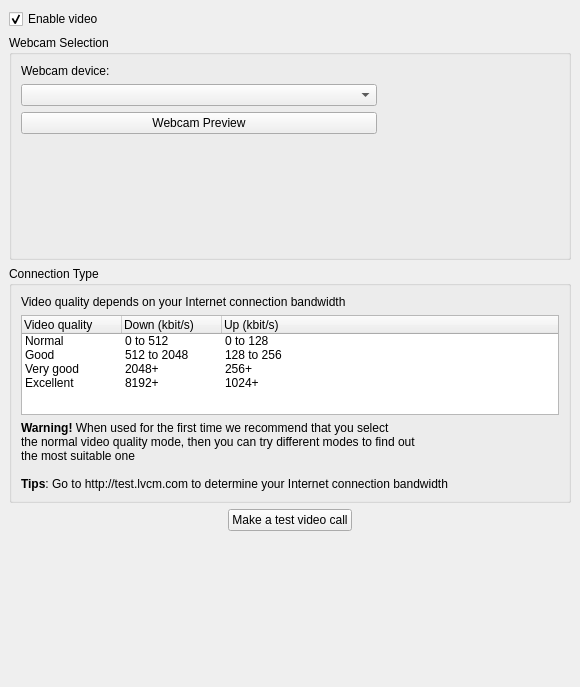
<ui version="4.0" >
 <author></author>
 <comment></comment>
 <exportmacro></exportmacro>
 <class>VideoSettings</class>
 <widget class="QWidget" name="VideoSettings" >
  <property name="geometry" >
   <rect>
    <x>0</x>
    <y>0</y>
    <width>580</width>
    <height>687</height>
   </rect>
  </property>
  <layout class="QVBoxLayout" >
   <property name="margin" >
    <number>9</number>
   </property>
   <property name="spacing" >
    <number>6</number>
   </property>
   <item>
    <widget class="QCheckBox" name="enableVideoCheckBox" >
     <property name="text" >
      <string>Enable video</string>
     </property>
     <property name="checked" >
      <bool>true</bool>
     </property>
    </widget>
   </item>
   <item>
    <widget class="QGroupBox" name="webcamSelectionGroupBox" >
     <property name="title" >
      <string>Webcam Selection</string>
     </property>
     <layout class="QGridLayout" >
      <property name="margin" >
       <number>9</number>
      </property>
      <property name="spacing" >
       <number>6</number>
      </property>
      <item row="0" column="0" >
       <layout class="QGridLayout" >
        <property name="margin" >
         <number>0</number>
        </property>
        <property name="spacing" >
         <number>6</number>
        </property>
        <item row="0" column="0" >
         <widget class="QLabel" name="label_3" >
          <property name="text" >
           <string>Webcam device:</string>
          </property>
         </widget>
        </item>
        <item row="3" column="0" >
         <spacer>
          <property name="orientation" >
           <enum>Qt::Vertical</enum>
          </property>
          <property name="sizeHint" >
           <size>
            <width>20</width>
            <height>40</height>
           </size>
          </property>
         </spacer>
        </item>
        <item row="2" column="0" >
         <widget class="QPushButton" name="webcamPreviewButton" >
          <property name="text" >
           <string>Webcam Preview</string>
          </property>
         </widget>
        </item>
        <item row="1" column="0" >
         <widget class="QComboBox" name="webcamDeviceComboBox" />
        </item>
       </layout>
      </item>
      <item row="0" column="1" >
       <layout class="QGridLayout" >
        <property name="margin" >
         <number>0</number>
        </property>
        <property name="spacing" >
         <number>6</number>
        </property>
        <item row="0" column="0" >
         <widget class="QLabel" name="webcamPreviewLabel" >
          <property name="minimumSize" >
           <size>
            <width>176</width>
            <height>144</height>
           </size>
          </property>
          <property name="maximumSize" >
           <size>
            <width>176</width>
            <height>144</height>
           </size>
          </property>
          <property name="pixmap" >
           <pixmap resource="../wengophone.qrc" >:/pics/iconbar/webcam.png</pixmap>
          </property>
          <property name="alignment" >
           <set>Qt::AlignCenter</set>
          </property>
         </widget>
        </item>
        <item row="1" column="0" >
         <spacer>
          <property name="orientation" >
           <enum>Qt::Vertical</enum>
          </property>
          <property name="sizeHint" >
           <size>
            <width>20</width>
            <height>40</height>
           </size>
          </property>
         </spacer>
        </item>
       </layout>
      </item>
     </layout>
    </widget>
   </item>
   <item>
    <widget class="QGroupBox" name="groupBox_3" >
     <property name="title" >
      <string>Connection Type</string>
     </property>
     <layout class="QVBoxLayout" >
      <property name="margin" >
       <number>9</number>
      </property>
      <property name="spacing" >
       <number>6</number>
      </property>
      <item>
       <widget class="QLabel" name="label_2" >
        <property name="text" >
         <string>Video quality depends on your Internet connection bandwidth</string>
        </property>
       </widget>
      </item>
      <item>
       <widget class="QTreeWidget" name="videoQualityTreeWidget" >
        <property name="sizePolicy" >
         <sizepolicy>
          <hsizetype>7</hsizetype>
          <vsizetype>7</vsizetype>
          <horstretch>0</horstretch>
          <verstretch>0</verstretch>
         </sizepolicy>
        </property>
        <property name="minimumSize" >
         <size>
          <width>0</width>
          <height>100</height>
         </size>
        </property>
        <property name="maximumSize" >
         <size>
          <width>16777215</width>
          <height>100</height>
         </size>
        </property>
        <property name="rootIsDecorated" >
         <bool>false</bool>
        </property>
        <property name="itemsExpandable" >
         <bool>false</bool>
        </property>
        <column>
         <property name="text" >
          <string>Video quality</string>
         </property>
        </column>
        <column>
         <property name="text" >
          <string>Down (kbit/s)</string>
         </property>
        </column>
        <column>
         <property name="text" >
          <string>Up (kbit/s)</string>
         </property>
        </column>
        <item>
         <property name="text" >
          <string>Normal</string>
         </property>
         <property name="text" >
          <string>0 to 512</string>
         </property>
         <property name="text" >
          <string>0 to 128</string>
         </property>
        </item>
        <item>
         <property name="text" >
          <string>Good</string>
         </property>
         <property name="text" >
          <string>512 to 2048</string>
         </property>
         <property name="text" >
          <string>128 to 256</string>
         </property>
        </item>
        <item>
         <property name="text" >
          <string>Very good</string>
         </property>
         <property name="text" >
          <string>2048+</string>
         </property>
         <property name="text" >
          <string>256+</string>
         </property>
        </item>
        <item>
         <property name="text" >
          <string>Excellent</string>
         </property>
         <property name="text" >
          <string>8192+</string>
         </property>
         <property name="text" >
          <string>1024+</string>
         </property>
        </item>
       </widget>
      </item>
      <item>
       <widget class="QLabel" name="label" >
        <property name="text" >
         <string>&lt;b>Warning!&lt;/b> When used for the first time we recommend that you select&lt;br>the normal video quality mode, then you can try different modes to find out&lt;br>the most suitable one&lt;br>&lt;br>&lt;b>Tips&lt;/b>: Go to http://test.lvcm.com to determine your Internet connection bandwidth</string>
        </property>
       </widget>
      </item>
     </layout>
    </widget>
   </item>
   <item>
    <layout class="QHBoxLayout" >
     <property name="margin" >
      <number>0</number>
     </property>
     <property name="spacing" >
      <number>6</number>
     </property>
     <item>
      <spacer>
       <property name="orientation" >
        <enum>Qt::Horizontal</enum>
       </property>
       <property name="sizeHint" >
        <size>
         <width>40</width>
         <height>20</height>
        </size>
       </property>
      </spacer>
     </item>
     <item>
      <widget class="QPushButton" name="makeTestVideoCallButton" >
       <property name="text" >
        <string>Make a test video call</string>
       </property>
      </widget>
     </item>
     <item>
      <spacer>
       <property name="orientation" >
        <enum>Qt::Horizontal</enum>
       </property>
       <property name="sizeHint" >
        <size>
         <width>40</width>
         <height>20</height>
        </size>
       </property>
      </spacer>
     </item>
    </layout>
   </item>
   <item>
    <spacer>
     <property name="orientation" >
      <enum>Qt::Vertical</enum>
     </property>
     <property name="sizeHint" >
      <size>
       <width>562</width>
       <height>61</height>
      </size>
     </property>
    </spacer>
   </item>
  </layout>
 </widget>
 <pixmapfunction></pixmapfunction>
 <tabstops>
  <tabstop>webcamDeviceComboBox</tabstop>
  <tabstop>webcamPreviewButton</tabstop>
  <tabstop>videoQualityTreeWidget</tabstop>
  <tabstop>makeTestVideoCallButton</tabstop>
 </tabstops>
 <resources>
  <include location="../wengophone.qrc" />
 </resources>
 <connections>
  <connection>
   <sender>enableVideoCheckBox</sender>
   <signal>toggled(bool)</signal>
   <receiver>webcamSelectionGroupBox</receiver>
   <slot>setEnabled(bool)</slot>
   <hints>
    <hint type="sourcelabel" >
     <x>72</x>
     <y>22</y>
    </hint>
    <hint type="destinationlabel" >
     <x>130</x>
     <y>48</y>
    </hint>
   </hints>
  </connection>
  <connection>
   <sender>enableVideoCheckBox</sender>
   <signal>toggled(bool)</signal>
   <receiver>groupBox_3</receiver>
   <slot>setEnabled(bool)</slot>
   <hints>
    <hint type="sourcelabel" >
     <x>38</x>
     <y>18</y>
    </hint>
    <hint type="destinationlabel" >
     <x>78</x>
     <y>277</y>
    </hint>
   </hints>
  </connection>
  <connection>
   <sender>enableVideoCheckBox</sender>
   <signal>toggled(bool)</signal>
   <receiver>makeTestVideoCallButton</receiver>
   <slot>setEnabled(bool)</slot>
   <hints>
    <hint type="sourcelabel" >
     <x>61</x>
     <y>19</y>
    </hint>
    <hint type="destinationlabel" >
     <x>279</x>
     <y>528</y>
    </hint>
   </hints>
  </connection>
 </connections>
</ui>
